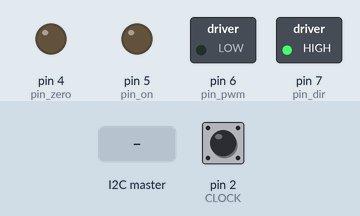
Simulated run of this sketch. Board: Arduino Uno, built with avr-gcc and run on an emulated ATmega328P. On the bench: switched loads named in the sketch (green lamp = pin HIGH), output pins drawn as LEDs (lit = HIGH). The inputs (shaded band) are chosen by the test bench; at power-on: pin 2 (CLOCK) HIGH. What the sketch prints to the serial monitor is not drawn.

Above: at 6.2 s.
6.3 s: the I2C master sends the byte 90
At 7.5 s:
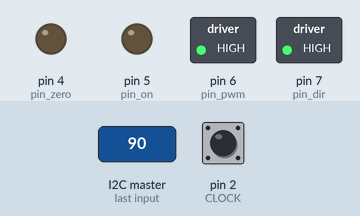
7.8 s: the I2C master sends the byte 1
At 8.6 s:
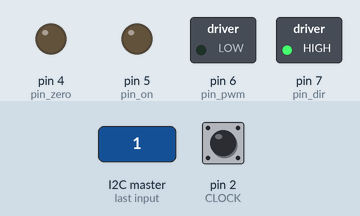
9.3 s: the I2C master sends the byte 200
At 9.7 s:
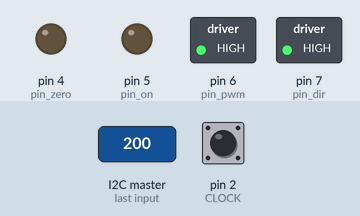
Timing chart, 0 to 12.3 s (numbered marks = the images above; inputs shaded):
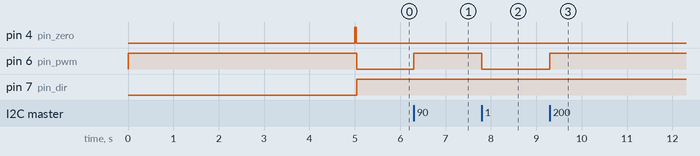

The sketch:

0_0x08.ino
```cpp
  /**
 * Wait 5s to move all the way down
 * Then type the distance you want
 * 1000 -> 1cm
 *
 */


#include <TimerOne.h>
#include <Wire.h> // A4 SDA (PC4); A5 SCL (PC5)
#include <stdlib.h>
#define pin_clock 2 //PD2
#define pin_data 3 //PD3
#define pin_zero 4
#define pin_on 5
#define pin_pwm 6
#define pin_dir 7
#define address 8

#define kp 0.5
#define kd 0.5
#define ki 0.0


void motormove(int pwm_sig);
void zero();
void onoff();
void receiveEvent();
void requestEvent();

void setup() {
  pinMode(2,INPUT_PULLUP);  // CLOCK
  pinMode(3,INPUT_PULLUP);  //DATA
  pinMode(4,OUTPUT); // ON OFF 4
  digitalWrite(6,0);
  pinMode(5,OUTPUT); // ZERO 5
  digitalWrite(7,0);
  pinMode(7,OUTPUT); //MOTOR_DIR 7
  pinMode(6,OUTPUT); //MOtOR_PWM 6

  Wire.begin(address);
  Wire.onReceive(receiveEvent);
  Wire.onRequest(requestEvent);

  Serial.begin(115200);
  attachInterrupt(digitalPinToInterrupt(pin_clock),record,FALLING);  // Falling Edge interrupt of Clock Pin

  Serial.println("Setting Up");
  motormove(-255);
  delay(5000);
  zero();
  Serial.println("Done");
}
static int data[24];   // 24 bits
static int sum;   // sum to convert to decimal
static int diff;
unsigned char count = 0;
bool recorded;    // Bit
unsigned long idleness = 0;
int seri=0;
int goal;

static int prev = 0;
static int deltat = 0;
int from_master = 0;
int reset=0;
bool commu=0;
bool valid=0;


// PID
int motorpower = 0;
int current_error = 0;
int prev_error = 0;
int sum_error = 0;
int diff_error = 0;

void loop() {
  do{
    if (from_master == 255){
      if (reset == 0){
        commu = 1;
        Serial.println("Zero");
        motormove(-255);
        delay(500);
        zero();
        commu = 0;
      }
      reset = 1;
      from_master = 0;
    }
      else reset = 0;
    goal = map(from_master,0,254,0,9000);
    current_error = goal-sum;
    diff_error = current_error - prev_error;
    sum_error += ki*current_error;
    motorpower = kp*current_error + kd*diff_error;
    motormove(motorpower);

    prev_error = current_error;
  } while(abs(current_error) > 80);
  motormove(0);
}

void record(){
  recorded = !digitalRead(pin_data);
  deltat = millis()-prev;
  if (commu == 1) valid = 0;


  if(deltat > 70){
    valid = 1;
    count = 0;
    data[count++] = recorded;
    prev = millis();
  }
  else{
    if(valid == 1){
      data[count++] = recorded;
      prev = millis();
      if (count >=21){
        sum = 0;
        for(int i = 0; i < 16;i++){
          sum += data[i]*pow(2,i);
        }
        if (data[20] == 1) sum = -sum;
        Serial.println(sum);
      }
    }
  }
}
void motormove(int pwm_sig){
  if(pwm_sig < 0){
    digitalWrite(pin_dir,0);
  }
  else {
    digitalWrite(pin_dir,1);
  }
  if (abs(pwm_sig) < 50) analogWrite(pin_pwm,0);
  else analogWrite(pin_pwm,max(60,min(abs(pwm_sig),255)));
}

void onoff(){
      digitalWrite(pin_on,1);
      delay(30);
      digitalWrite(pin_on,0);
      delay(10);
}

void zero(){
      digitalWrite(pin_zero,1);
      delay(30);
      digitalWrite(pin_zero,0);
      delay(10);
}


void requestEvent(){
  commu = 1;
  byte response[4];
  for (byte i = 0; i<4;i++){
    response[i] = (byte)((String)sum).charAt(i);
  }
  Wire.write(response, sizeof(response));
  commu = 0;
}

void receiveEvent(){
  commu = 1;
  from_master = Wire.read();
  commu = 0;
}
```

Measured:
- after the input at 6.3 s, pin 6 (pin_pwm): LOW → HIGH at once
- after the input at 7.8 s, pin 6 (pin_pwm): HIGH → LOW at once
- after the input at 9.3 s, pin 6 (pin_pwm): LOW → HIGH at once
